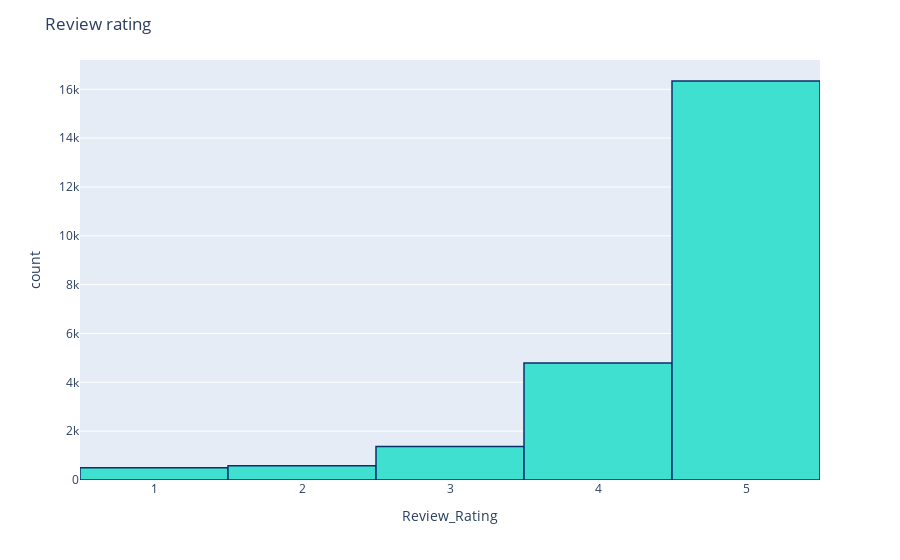

Notebook cell for this chart:
### Markdown cell above
<div class="alert alert-vlock alert-info bold"> Checking rating scores </div>

### Code cell
fig = px.histogram(df1, x="Review_Rating", category_orders={"Review_Rating": ["1.0", "2.0", "3.0", "4.0", "5.0"]})
fig.update_traces(marker_color="turquoise",marker_line_color='rgb(8,48,107)',
                  marker_line_width=1.5)
fig.update_layout(title_text='Review rating')
fig.show()

### Figure 1 — Plotly figure (JSON) as saved in the notebook; plotly's stock layout.template omitted (floating-point values rounded to 4 significant figures; data arrays with more than 128 entries replaced by an {"elided": "..."} marker saying what was removed)
{"data": [{"alignmentgroup": "True", "bingroup": "x", "hovertemplate": "Review_Rating=%{x}<br>count=%{y}<extra></extra>", "legendgroup": "", "marker": {"color": "turquoise", "line": {"color": "rgb(8,48,107)", "width": 1.5}, "pattern": {"shape": ""}}, "name": "", "offsetgroup": "", "orientation": "v", "showlegend": false, "type": "histogram", "x": {"elided": "23575 int values"}, "xaxis": "x", "yaxis": "y"}], "layout": {"barmode": "relative", "legend": {"tracegroupgap": 0}, "margin": {"t": 60}, "title": {"text": "Review rating"}, "xaxis": {"anchor": "y", "categoryarray": ["1.0", "2.0", "3.0", "4.0", "5.0"], "categoryorder": "array", "domain": [0, 1], "title": {"text": "Review_Rating"}}, "yaxis": {"anchor": "x", "domain": [0, 1], "title": {"text": "count"}}}}
